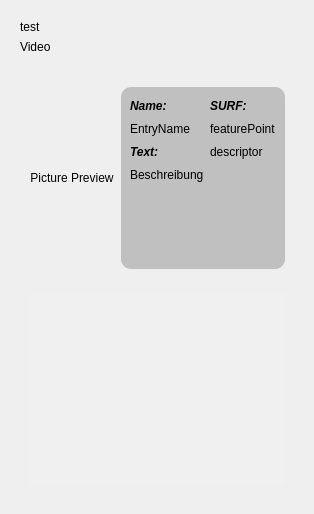
     <widget class="QWidget" name="widget" native="true">
      <layout class="QVBoxLayout" name="verticalLayout" stretch="0,0">
       <item>
        <widget class="QWidget" name="ContentWidget_Video" native="true">
         <layout class="QVBoxLayout" name="verticalLayout_17">
          <item>
           <widget class="QLabel" name="label_caption">
            <property name="maximumSize">
             <size>
              <width>16777215</width>
              <height>16777215</height>
             </size>
            </property>
            <property name="text">
             <string>test</string>
            </property>
           </widget>
          </item>
          <item>
           <widget class="QLabel" name="label_image">
            <property name="frameShadow">
             <enum>QFrame::Sunken</enum>
            </property>
            <property name="text">
             <string>Video</string>
            </property>
            <property name="alignment">
             <set>Qt::AlignLeading|Qt::AlignLeft|Qt::AlignTop</set>
            </property>
           </widget>
          </item>
         </layout>
        </widget>
       </item>
       <item>
        <widget class="QWidget" name="ContentWidget_Data" native="true">
         <layout class="QVBoxLayout" name="verticalLayout_19">
          <item>
           <widget class="QWidget" name="DBView_SingleEntry" native="true">
            <property name="minimumSize">
             <size>
              <width>0</width>
              <height>200</height>
             </size>
            </property>
            <property name="maximumSize">
             <size>
              <width>16777215</width>
              <height>200</height>
             </size>
            </property>
            <layout class="QGridLayout" name="gridLayout">
             <item row="0" column="0">
              <widget class="QLabel" name="DBView_SingleEntry_Picture">
               <property name="minimumSize">
                <size>
                 <width>0</width>
                 <height>0</height>
                </size>
               </property>
               <property name="maximumSize">
                <size>
                 <width>200</width>
                 <height>200</height>
                </size>
               </property>
               <property name="text">
                <string>Picture Preview</string>
               </property>
               <property name="alignment">
                <set>Qt::AlignCenter</set>
               </property>
              </widget>
             </item>
             <item row="0" column="1">
              <widget class="QWidget" name="DBView_SingleEntry_Data" native="true">
               <property name="enabled">
                <bool>true</bool>
               </property>
               <property name="maximumSize">
                <size>
                 <width>16777215</width>
                 <height>200</height>
                </size>
               </property>
               <property name="styleSheet">
                <string notr="true">background-color: #C0C0C0;
border-radius: 10px;</string>
               </property>
               <layout class="QGridLayout" name="gridLayout_2">
                <property name="sizeConstraint">
                 <enum>QLayout::SetDefaultConstraint</enum>
                </property>
                <item row="0" column="0">
                 <widget class="QLabel" name="DBView_SingleEntry_Data_Namelabel">
                  <property name="minimumSize">
                   <size>
                    <width>0</width>
                    <height>20</height>
                   </size>
                  </property>
                  <property name="font">
                   <font>
                    <weight>75</weight>
                    <italic>true</italic>
                    <bold>true</bold>
                   </font>
                  </property>
                  <property name="text">
                   <string>Name:</string>
                  </property>
                 </widget>
                </item>
                <item row="1" column="0">
                 <widget class="QLabel" name="DBView_SingleEntry_Data_Name">
                  <property name="text">
                   <string>EntryName</string>
                  </property>
                 </widget>
                </item>
                <item row="2" column="0">
                 <widget class="QLabel" name="DBView_SingleEntry_Data_textlabel">
                  <property name="minimumSize">
                   <size>
                    <width>0</width>
                    <height>20</height>
                   </size>
                  </property>
                  <property name="font">
                   <font>
                    <weight>75</weight>
                    <italic>true</italic>
                    <bold>true</bold>
                   </font>
                  </property>
                  <property name="text">
                   <string>Text:</string>
                  </property>
                 </widget>
                </item>
                <item row="2" column="1">
                 <widget class="QLabel" name="DBView_SingleEntry_Data_SURFDESC">
                  <property name="text">
                   <string>descriptor</string>
                  </property>
                 </widget>
                </item>
                <item row="3" column="0">
                 <widget class="QLabel" name="DBView_SingleEntry_Data_Text">
                  <property name="text">
                   <string>Beschreibung</string>
                  </property>
                 </widget>
                </item>
                <item row="0" column="1">
                 <widget class="QLabel" name="DBView_SingleEntry_Data_SURFlabel">
                  <property name="minimumSize">
                   <size>
                    <width>0</width>
                    <height>20</height>
                   </size>
                  </property>
                  <property name="font">
                   <font>
                    <weight>75</weight>
                    <italic>true</italic>
                    <bold>true</bold>
                   </font>
                  </property>
                  <property name="frameShape">
                   <enum>QFrame::Box</enum>
                  </property>
                  <property name="frameShadow">
                   <enum>QFrame::Raised</enum>
                  </property>
                  <property name="midLineWidth">
                   <number>1</number>
                  </property>
                  <property name="text">
                   <string>SURF:</string>
                  </property>
                 </widget>
                </item>
                <item row="1" column="1">
                 <widget class="QLabel" name="DBView_SingleEntry_Data_SURFFP">
                  <property name="text">
                   <string>featurePoint</string>
                  </property>
                 </widget>
                </item>
                <item row="4" column="0">
                 <spacer name="verticalSpacer_7">
                  <property name="orientation">
                   <enum>Qt::Vertical</enum>
                  </property>
                  <property name="sizeHint" stdset="0">
                   <size>
                    <width>20</width>
                    <height>40</height>
                   </size>
                  </property>
                 </spacer>
                </item>
               </layout>
              </widget>
             </item>
            </layout>
           </widget>
          </item>
          <item>
           <widget class="QWidget" name="DBView_DB" native="true">
            <layout class="QVBoxLayout" name="verticalLayout_20">
             <item>
              <widget class="QTableWidget" name="tableWidget">
               <property name="sizePolicy">
                <sizepolicy hsizetype="Minimum" vsizetype="Expanding">
                 <horstretch>0</horstretch>
                 <verstretch>0</verstretch>
                </sizepolicy>
               </property>
               <property name="styleSheet">
                <string notr="true">background-color: #F0F0F0;</string>
               </property>
               <property name="frameShape">
                <enum>QFrame::NoFrame</enum>
               </property>
              </widget>
             </item>
            </layout>
           </widget>
          </item>
         </layout>
        </widget>
       </item>
      </layout>
     </widget>
